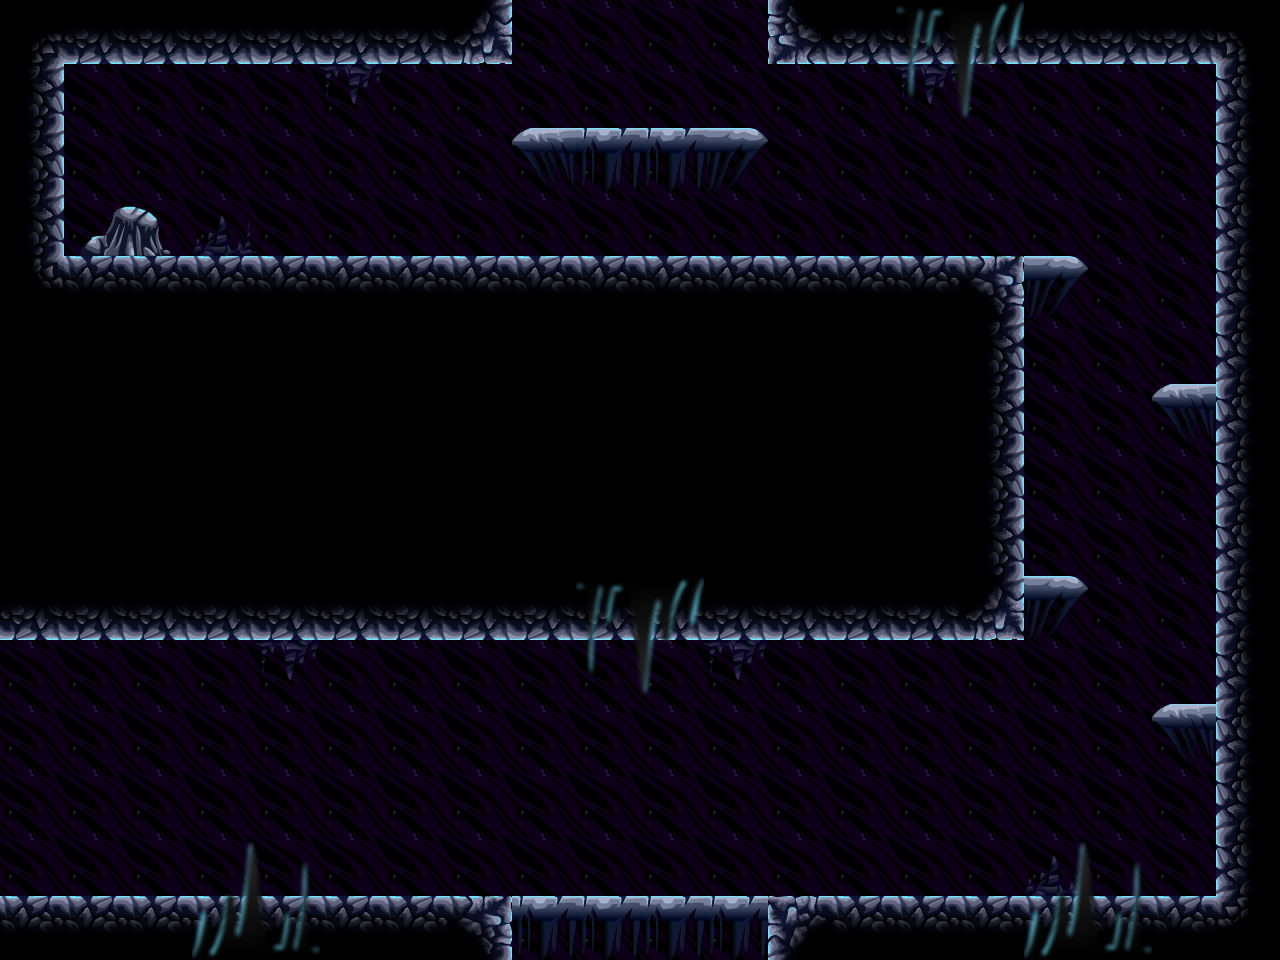

Rendered tile map (Tiled .tmx) drawn with the repository's tilesets; below, a short description and the map source with its tile grids summarised:
An orthogonal 20x15 tile map with 64x64 px tiles, 4 tile layers (Background, bg2, Level, front) and 7 objects (3x door, 3x spawner, crystal).

<map version="1.0" orientation="orthogonal" width="20" height="15" tilewidth="64" tileheight="64">
 <tileset firstgid="1" name="tiles" tilewidth="64" tileheight="64">
  <image source="../../images/tilesets/cave1.png" width="512" height="1024" />
  <terraintypes>
   <terrain name="crossable" tile="13" />
   <terrain name="crossable" tile="14" />
   <terrain name="crossable" tile="15" />
  </terraintypes>
 </tileset>
 <layer name="Background" width="20" height="15">
  <properties>
   <property name="nocollide" value="true" />
   <property name="tileset" value="tiles" />
  </properties>
  <data>[300 cells, 219 non-empty, 1 distinct tile ids]</data>
 </layer>
 <layer name="bg2" width="20" height="15">
  <properties>
   <property name="nocollide" value="true" />
   <property name="tileset" value="tiles" />
  </properties>
  <data>[300 cells, 8 non-empty, 4 distinct tile ids]</data>
 </layer>
 <layer name="Level" width="20" height="15">
  <properties>
   <property name="tileset" value="tiles" />
  </properties>
  <data>[300 cells, 96 non-empty, 15 distinct tile ids]</data>
 </layer>
 <layer name="front" width="20" height="15">
  <properties>
   <property name="nocollide" value="true" />
   <property name="tileset" value="tiles" />
  </properties>
  <data>[300 cells, 16 non-empty, 8 distinct tile ids]</data>
 </layer>
 <objectgroup name="doors" width="20" height="15">
  <object name="door" type="door" gid="19" x="512" y="64">
   <properties>
    <property name="direction" value="up" />
   </properties>
  </object>
  <object name="door" type="door" gid="19" x="0" y="704">
   <properties>
    <property name="direction" value="left" />
   </properties>
  </object>
  <object name="door" type="door" gid="19" x="512" y="960">
   <properties>
    <property name="direction" value="down" />
   </properties>
  </object>
 </objectgroup>
 <objectgroup name="spawners" width="20" height="15">
  <object name="spawner" type="spawner" gid="35" x="128" y="128">
   <properties>
    <property name="enemy" value="f" />
   </properties>
  </object>
  <object name="spawner" type="spawner" gid="35" x="384" y="256">
   <properties>
    <property name="enemy" value="w" />
   </properties>
  </object>
  <object name="spawner" type="spawner" gid="35" x="320" y="896">
   <properties>
    <property name="enemy" value="w" />
   </properties>
  </object>
 </objectgroup>
 <objectgroup name="crystals" width="20" height="15">
  <object name="crystal" type="crystal" gid="43" x="64" y="192" />
 </objectgroup>
</map>
